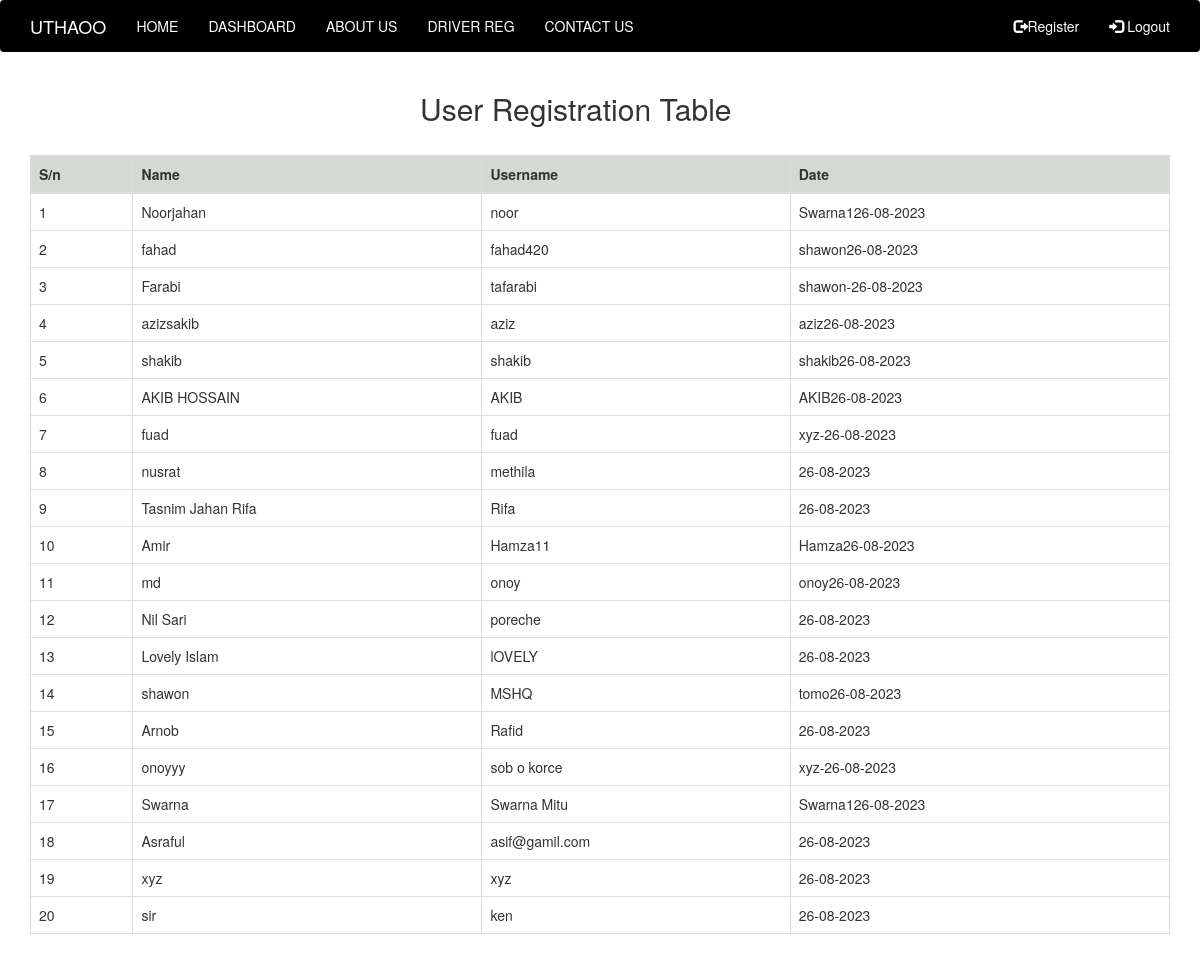
Page /dashboard.php on the committed database.
### tables this page shows
CREATE TABLE `register` (
  `id` int(11) NOT NULL,
  `name` varchar(200) NOT NULL,
  `username` varchar(200) NOT NULL,
  `password` varchar(200) NOT NULL,
  `date` varchar(100) NOT NULL
);

### dashboard.php (the view, shortened to what this page needs)
<?php
include("dbconnect.php");
?>
<!DOCTYPE html>
<html lang="en">
<head>
  <link rel="stylesheet" href="https://maxcdn.bootstrapcdn.com/bootstrap/3.4.1/css/bootstrap.min.css">
  <link rel="stylesheet" href="https://cdnjs.cloudflare.com/ajax/libs/font-awesome/4.7.0/css/font-awesome.min.css">
</head>
<body>
<nav class="navbar navbar" style="background:">
  <div class="container">
    <div class="navbar-header">
     <a class="navbar-brand" href="home.php">UTHAOO</a>
    </div>
    <ul class="nav navbar-nav">
      <li class="active"><a href="home.php">HOME</a></li>
	  <li class="active"><a href="dashboard.php">DASHBOARD</a></li>
      <li><a href="about.php">ABOUT US</a></li>
	  <li><a href="driver.php">DRIVER REG</a></li>
	  <li><a href="contact.php">CONTACT US</a></li>
    </ul>
    <ul class="nav navbar-nav navbar-right">
      <li><a href="register.php" target="_blank"><span class="glyphicon glyphicon-log-out"></span>Register</a></li>
	  <li><a href="logout.php"><span class="glyphicon glyphicon-log-in"></span> Logout</a></li>
    </ul>
  </div>
</nav>
<div class="container">
	<div class="row">
		<div class="col-sm-4"></div>
		<div class="col-sm-4">
			<h2> User Registration Table</h2>
		</div>
		<div class="col-sm-4"></div>
	</div>
	<br>
	<table class="table table-bordered">
		<thead>
			<tr style="background:#d4d9d4;">
				<th>S/n</th>
				<th>Name</th>
				<th>Username</th>
				<th>Date</th>
			</tr>
		</thead>
		<tbody>
		<?php
		$sql = mysqli_query($conn, "Select * from register");
		$cnt = mysqli_num_rows($sql);
		$i = 1;
		if($cnt == 0){
			echo "<tr><td colspan='12'><center style='color:red;font-size:20px;'>There is no data available.</center></td></tr>";
		}
		else{
		while($data = mysqli_fetch_array($sql)){
		?>
		  <tr>
			<td><?php echo $i++;?></td>
			<td><?php echo $data['name'];?></td>
			<td><?php echo $data['username'];?></td>
			<td><?php echo $data['date'];?></td>
		  </tr>
		<?php }
		}?>
		</tbody>
	</table>
</div>
</body>
</html>

### dashboard.php (style rules this page uses)
.navbar { background-color: black; }
.navbar-brand, .navbar-nav li a { color: black; }
.navbar-brand, .navbar-nav li a { color: white; }

### rows in the picture
register: name "Noorjahan", username "noor", date "Swarna126-08-2023"
register: name "fahad", username "fahad420", date "shawon26-08-2023"
register: name "Farabi", username "tafarabi", date "shawon-26-08-2023"
register: name "azizsakib", username "aziz", date "aziz26-08-2023"
register: name "shakib", username "shakib", date "shakib26-08-2023"
register: name "AKIB HOSSAIN", username "AKIB", date "AKIB26-08-2023"
register: name "fuad", username "fuad", date "xyz-26-08-2023"
register: name "nusrat", username "methila", date "26-08-2023"
register: name "Tasnim Jahan Rifa", username "Rifa", date "26-08-2023"
register: name "Amir", username "Hamza11", date "Hamza26-08-2023"
register: name "md", username "onoy", date "onoy26-08-2023"
register: name "Nil Sari", username "poreche", date "26-08-2023"
register: name "Lovely Islam", username "lOVELY", date "26-08-2023"
register: name "shawon", username "MSHQ", date "tomo26-08-2023"
register: name "Arnob", username "Rafid", date "26-08-2023"
register: name "onoyyy", username "sob o korce", date "xyz-26-08-2023"
register: name "Swarna", username "Swarna Mitu", date "Swarna126-08-2023"
register: name "Asraful", username "asif@gamil.com", date "26-08-2023"
register: name "xyz", username "xyz", date "26-08-2023"
register: name "sir", username "ken", date "26-08-2023"
